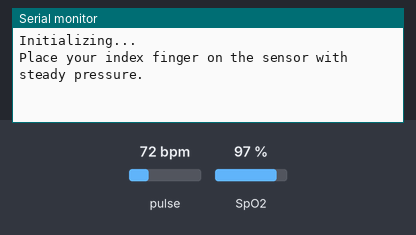
Simulated run of this sketch. Board: ESP32. Parts: the last lines printed to the serial monitor. Inputs (shaded band) come from the test bench; at power-on: pulse 72 bpm, SpO2 97 %.

Above: at 1.2 s.
1.3 s: pulse set to 42 bpm
At 2.2 s:
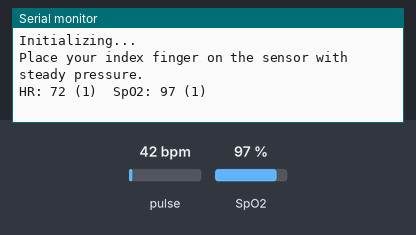
2.8 s: SpO2 set to 80 %
At 4.1 s:
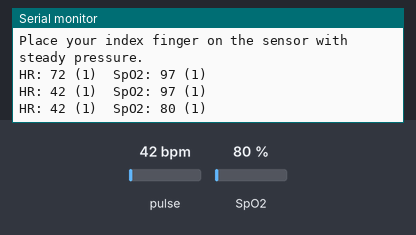
4.3 s: pulse set to 70 bpm
At 5.5 s:
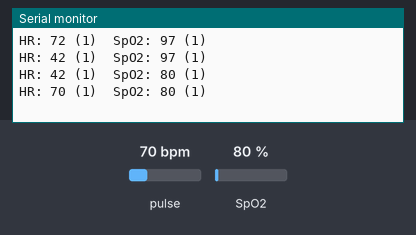
Timing chart, 0 to 7.3 s (numbered marks = the images above; inputs shaded):
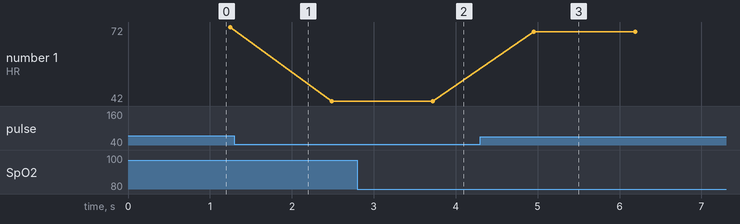

Measured:
- after the input at 2.8 s, the serial monitor: prints a new line after 0.92 s (image 2)
- after the input at 4.3 s, the serial monitor: prints a new line after 0.66 s (image 3)
- plotted number 1: 72 → 42 after the input at 1.3 s, 42 → 70 after the input at 4.3 s

The sketch:

SP02_Measurement.ino
```cpp
#include <Wire.h>
#include "MAX30105.h"

#include "heartRate.h"
#include "spo2_algorithm.h"

MAX30105 particleSensor;

const int32_t bufferLength = 100; //data length
uint32_t redBuffer[bufferLength]; //Array of red values
uint32_t irBuffer[bufferLength]; //array of ir values
int32_t spo2; //SPO2 value
int8_t validSPO2; //indicator to show if the SPO2 calculation is valid
int32_t heartRate; //heart rate value
int8_t validHeartRate; //indicator to show if the heart rate calculation is valid

void setup() {
  Serial.begin(115200);
  Serial.println("Initializing...");

  // Initialize sensor
  if (!particleSensor.begin(Wire, I2C_SPEED_FAST)) //Use default I2C port, 400kHz speed
  {
    Serial.println("MAX30105 was not found. Please check wiring/power. ");
    while (1);
  }
  Serial.println("Place your index finger on the sensor with steady pressure.");

  particleSensor.setup(); //Configure sensor with default settings
  particleSensor.setPulseAmplitudeRed(0x0A); //Turn Red LED to low to indicate sensor is running
  particleSensor.setPulseAmplitudeGreen(0); //Turn off Green LED
}

void loop() {
  for(int i = 0; i < bufferLength; i++){
    while (particleSensor.available() == false) //do we have new data?
      particleSensor.check(); //Check the sensor for new data
    redBuffer[i] = particleSensor.getRed();
    irBuffer[i] = particleSensor.getIR();
    particleSensor.nextSample(); //We're finished with this sample so move to next sample
  }
  maxim_heart_rate_and_oxygen_saturation(irBuffer, bufferLength, redBuffer, &spo2, &validSPO2, &heartRate, &validHeartRate);
  Serial.printf("HR: %d (%d)\tSpO2: %d (%d)\n", heartRate, validHeartRate, spo2, validSPO2);
}
```
